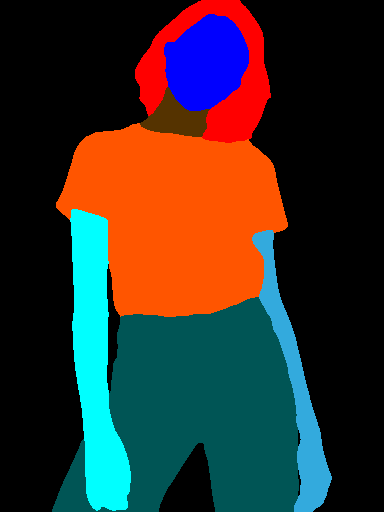
#> input picture tmp/resized_segmentation_img.png, 384 x 512 px, found by its file name
$ python get_seg_grayscale.py
#> lines starting #> are read from the running program, lines starting #| are printed output that depends on the picture
import numpy as np
from PIL import Image
import cv2


def get_seg_grayscale():
    img = Image.open('tmp/resized_segmentation_img.png')
#> img is the input picture: PIL image 384x512 RGB; mean R, G, B 52.2, 47, 42.2
    img_w, img_h = img.size
#> img_w = 384; img_h = 512

    img = np.array(img)
    gray_img = np.zeros((img_h, img_w))

    for y_idx in range(img.shape[0]):
        for x_idx in range(img.shape[1]):
            tmp = img[y_idx][x_idx]
            if np.array_equal(tmp, [0, 0, 0]):
                gray_img[y_idx][x_idx] = 0
            if np.array_equal(tmp, [255, 0, 0]):
                gray_img[y_idx][x_idx] = 2
            elif np.array_equal(tmp, [0, 0, 255]):
                gray_img[y_idx][x_idx] = 13
            elif np.array_equal(tmp, [85, 51, 0]):
                gray_img[y_idx][x_idx] = 10
            elif np.array_equal(tmp, [255, 85, 0]):
                gray_img[y_idx][x_idx] = 5
            elif np.array_equal(tmp, [0, 255, 255]):
                gray_img[y_idx][x_idx] = 15
            elif np.array_equal(tmp, [51, 170, 221]):
                gray_img[y_idx][x_idx] = 14
            elif np.array_equal(tmp, [0, 85, 85]):
                gray_img[y_idx][x_idx] = 9
            elif np.array_equal(tmp, [0, 0, 85]):
                gray_img[y_idx][x_idx] = 6
            elif np.array_equal(tmp, [0, 128, 0]):
                gray_img[y_idx][x_idx] = 12
            elif np.array_equal(tmp, [177, 255, 85]):
                gray_img[y_idx][x_idx] = 17
            elif np.array_equal(tmp, [85, 255, 170]):
                gray_img[y_idx][x_idx] = 16
            elif np.array_equal(tmp, [0, 119, 221]):
                gray_img[y_idx][x_idx] = 5
            else:
                gray_img[y_idx][x_idx] = 0
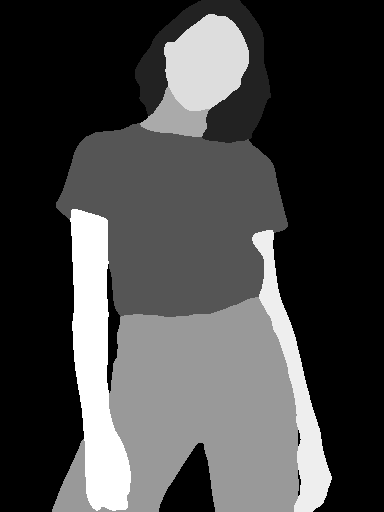
#> gray_img: shape (512, 384) float64; min 0, max 15, mean 4.09; drawn with min black and max white

    img = cv2.resize(gray_img, (768, 1024), interpolation=cv2.INTER_NEAREST)
#> img: shape (1024, 768) float64
    bg_img = Image.fromarray(np.uint8(img), "L")
    bg_img.save("./repositories/HR-VITON-main/test/test/image-parse-v3/00001_00.png")


if __name__ == '__main__':
    get_seg_grayscale()
